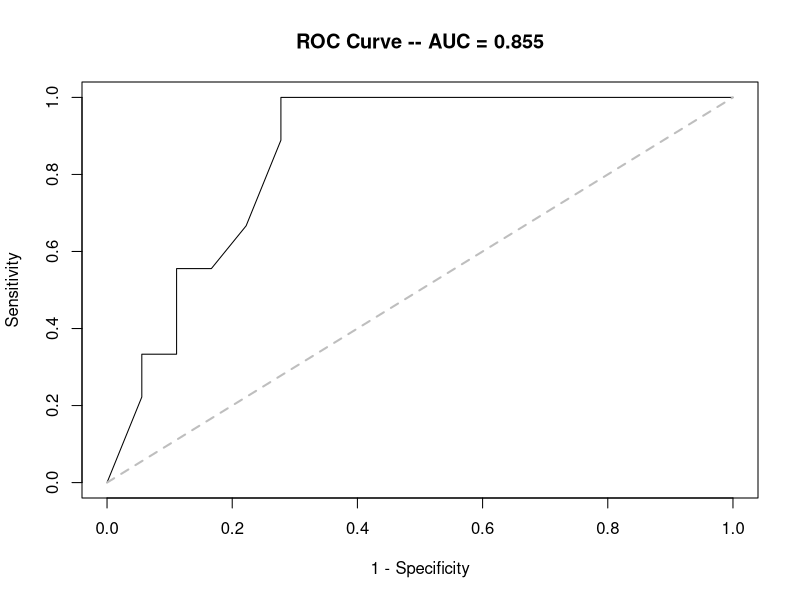

Recreate this plot in R.
logit = function(x)
    log(x / (1-x))
logistic = function(x)
    exp(x) / (1 + exp(x))

li = c(8, 8, 10, 10, 12, 12, 12, 14, 14, 14, 16, 16, 16, 18, 20, 20, 20, 22, 22, 24, 26, 28, 32, 34, 38, 38, 38)
y = c(0, 0, 0, 0, 0, 0, 0, 0, 0, 0, 0, 0, 0, 1, 1, 1, 0, 1, 0, 0, 1, 1, 0, 1, 1, 1, 0)
cbind(y, li)


mod = glm(y ~ li, family = binomial(link = "logit"))
summary(mod)
exp(coef(mod))

phat = logistic(cbind(1, li) %*% coef(mod))

p0 = seq(1, 0, length = 101)
sens = double(length(p0))
spec = double(length(p0))
for (i in 1:length(p0)){
    yhat = ifelse(phat >= p0[i], 1, 0)
    sens[i] = sum(y * yhat) / sum(y)
    spec[i] = sum((1-y) * (1-yhat)) / sum(1-y)
    }
cbind(1-spec, sens, p0)

calc_auc = function(sens, spec){
    y = sens
    x = 1 - spec
    auc = double(length(y)-1)
    # this only works for certain functions
    for (i in 1:(length(y)-1))
        auc[i] = y[i]*(x[i+1]-x[i]) + 0.5*(y[i+1]-y[i])*(x[i+1]-x[i])
    return (sum(auc))
    }
calc_auc(sens, spec)

plot(1-spec, sens, type='l', main = paste0("ROC Curve -- AUC = ",
    round(calc_auc(sens, spec),3)),
    xlab = "1 - Specificity", ylab = "Sensitivity")
lines(c(0,1), c(0,1), lty=2, col='gray', lwd=2)
